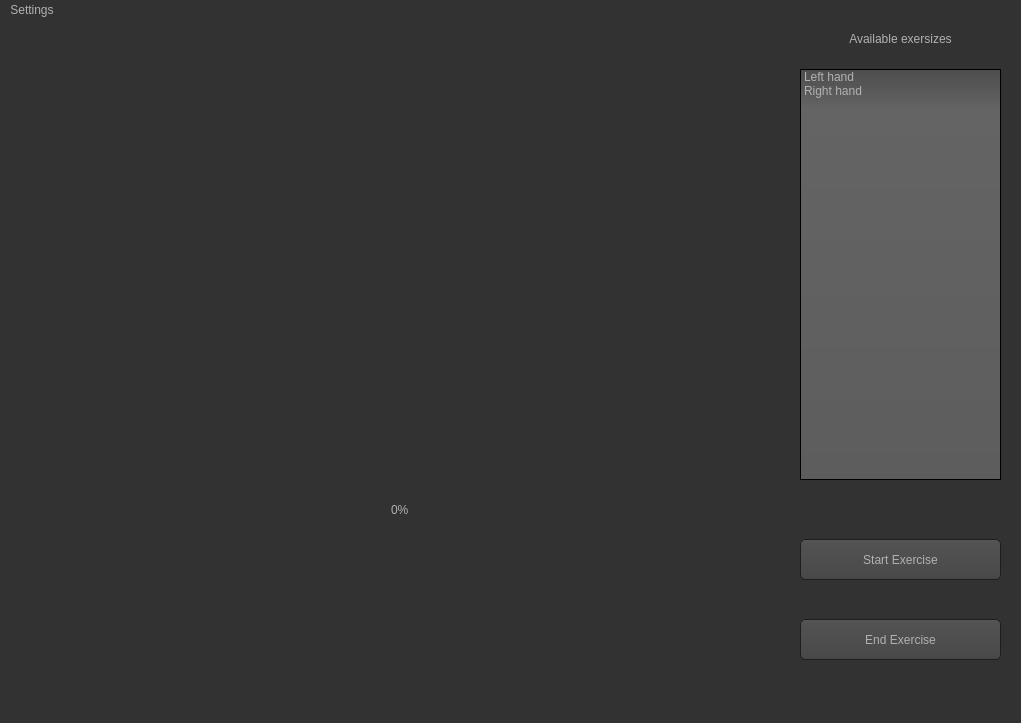
<?xml version="1.0" encoding="UTF-8"?>
<ui version="4.0">
 <class>MainWindow</class>
 <widget class="QMainWindow" name="MainWindow">
  <property name="geometry">
   <rect>
    <x>0</x>
    <y>0</y>
    <width>1021</width>
    <height>723</height>
   </rect>
  </property>
  <property name="windowTitle">
   <string>MainWindow</string>
  </property>
  <property name="styleSheet">
   <string notr="true">QToolTip
{
 border: 1px solid black;
 background-color: #ffa02f;
 padding: 1px;
 border-radius: 3px;
 opacity: 100;
}

QWidget
{
 color: #b1b1b1;
 background-color: #323232;
 font: 12px;
}

QWidget:item:hover
{
 background-color: QLinearGradient( x1: 0, y1: 0, x2: 0, y2: 1, stop: 0 #ffa02f, stop: 1 #ca0619);
 color: #000000;
}

QWidget:item:selected
{
 background-color: QLinearGradient( x1: 0, y1: 0, x2: 0, y2: 1, stop: 0 #ffa02f, stop: 1 #d7801a);
}

QMenuBar::item
{
 background: transparent;
}

QMenuBar::item:selected
{
 background: transparent;
 border: 1px solid #ffaa00;
}

QMenuBar::item:pressed
{
 background: #444;
 border: 1px solid #000;
 background-color: QLinearGradient(
 x1:0, y1:0,
 x2:0, y2:1,
 stop:1 #212121,
 stop:0.4 #343434/*,
 stop:0.2 #343434,
 stop:0.1 #ffaa00*/
 );
 margin-bottom:-1px;
 padding-bottom:1px;
}

QMenu
{
 border: 1px solid #000;
}

QMenu::item
{
 padding: 2px 20px 2px 20px;
}

QMenu::item:selected
{
 color: #000000;
}

QWidget:disabled
{
 color: #404040;
 background-color: #323232;
}

QAbstractItemView
{
 background-color: QLinearGradient( x1: 0, y1: 0, x2: 0, y2: 1, stop: 0 #4d4d4d, stop: 0.1 #646464, stop: 1 #5d5d5d);
}

QWidget:focus
{
 /*border: 2px solid QLinearGradient( x1: 0, y1: 0, x2: 0, y2: 1, stop: 0 #ffa02f, stop: 1 #d7801a);*/
}

QLineEdit
{
 background-color: QLinearGradient( x1: 0, y1: 0, x2: 0, y2: 1, stop: 0 #4d4d4d, stop: 0 #646464, stop: 1 #5d5d5d);
 padding: 1px;
 border-style: solid;
 border: 1px solid #1e1e1e;
 border-radius: 5;
}

QPushButton
{
 color: #b1b1b1;
 background-color: QLinearGradient( x1: 0, y1: 0, x2: 0, y2: 1, stop: 0 #565656, stop: 0.1 #525252, stop: 0.5 #4e4e4e, stop: 0.9 #4a4a4a, stop: 1 #464646);
 border-width: 1px;
 border-color: #1e1e1e;
 border-style: solid;
 border-radius: 5;
 padding: 1px;
 padding-left: 1px;
 padding-right: 1px;
 min-width: 100px; /* Set minimum width */
 min-height: 30px; /* Set minimum height */
}

QPushButton:pressed
{
 background-color: QLinearGradient( x1: 0, y1: 0, x2: 0, y2: 1, stop: 0 #2d2d2d, stop: 0.1 #2b2b2b, stop: 0.5 #292929, stop: 0.9 #282828, stop: 1 #252525);
}

QComboBox
{
 selection-background-color: #ffaa00;
 background-color: QLinearGradient( x1: 0, y1: 0, x2: 0, y2: 1, stop: 0 #565656, stop: 0.1 #525252, stop: 0.5 #4e4e4e, stop: 0.9 #4a4a4a, stop: 1 #464646);
 border-style: solid;
 border: 1px solid #1e1e1e;
 border-radius: 5;
}

QComboBox:hover,QPushButton:hover
{
 border: 2px solid QLinearGradient( x1: 0, y1: 0, x2: 0, y2: 1, stop: 0 #ffa02f, stop: 1 #d7801a);
}


QComboBox:on
{
 padding-top: 3px;
 padding-left: 4px;
 background-color: QLinearGradient( x1: 0, y1: 0, x2: 0, y2: 1, stop: 0 #2d2d2d, stop: 0.1 #2b2b2b, stop: 0.5 #292929, stop: 0.9 #282828, stop: 1 #252525);
 selection-background-color: #ffaa00;
}

QComboBox QAbstractItemView
{
 border: 2px solid darkgray;
 selection-background-color: QLinearGradient( x1: 0, y1: 0, x2: 0, y2: 1, stop: 0 #ffa02f, stop: 1 #d7801a);
}

QComboBox::drop-down
{
 subcontrol-origin: padding;
 subcontrol-position: top right;
 width: 15px;

 border-left-width: 0px;
 border-left-color: darkgray;
 border-left-style: solid; /* just a single line */
 border-top-right-radius: 3px; /* same radius as the QComboBox */
 border-bottom-right-radius: 3px;
 }

QComboBox::down-arrow
{
 image: url(:/down_arrow.png);
}

QGroupBox:focus
{
border: 2px solid QLinearGradient( x1: 0, y1: 0, x2: 0, y2: 1, stop: 0 #ffa02f, stop: 1 #d7801a);
}

QTextEdit:focus
{
 border: 2px solid QLinearGradient( x1: 0, y1: 0, x2: 0, y2: 1, stop: 0 #ffa02f, stop: 1 #d7801a);
}

QScrollBar:horizontal {
 border: 1px solid #222222;
 background: QLinearGradient( x1: 0, y1: 0, x2: 0, y2: 1, stop: 0.0 #121212, stop: 0.2 #282828, stop: 1 #484848);
 height: 7px;
 margin: 0px 16px 0 16px;
}

QScrollBar::handle:horizontal
{
 background: QLinearGradient( x1: 0, y1: 0, x2: 1, y2: 0, stop: 0 #ffa02f, stop: 0.5 #d7801a, stop: 1 #ffa02f);
 min-height: 20px;
 border-radius: 2px;
}

QScrollBar::add-line:horizontal {
 border: 1px solid #1b1b19;
 border-radius: 2px;
 background: QLinearGradient( x1: 0, y1: 0, x2: 1, y2: 0, stop: 0 #ffa02f, stop: 1 #d7801a);
 width: 14px;
 subcontrol-position: right;
 subcontrol-origin: margin;
}

QScrollBar::sub-line:horizontal {
 border: 1px solid #1b1b19;
 border-radius: 2px;
 background: QLinearGradient( x1: 0, y1: 0, x2: 1, y2: 0, stop: 0 #ffa02f, stop: 1 #d7801a);
 width: 14px;
 subcontrol-position: left;
 subcontrol-origin: margin;
}

QScrollBar::right-arrow:horizontal, QScrollBar::left-arrow:horizontal
{
 border: 1px solid black;
 width: 1px;
 height: 1px;
 background: white;
}

QScrollBar::add-page:horizontal, QScrollBar::sub-page:horizontal
{
 background: none;
}

QScrollBar:vertical
{
 background: QLinearGradient( x1: 0, y1: 0, x2: 1, y2: 0, stop: 0.0 #121212, stop: 0.2 #282828, stop: 1 #484848);
 width: 7px;
 margin: 16px 0 16px 0;
 border: 1px solid #222222;
}

QScrollBar::handle:vertical
{
 background: QLinearGradient( x1: 0, y1: 0, x2: 0, y2: 1, stop: 0 #ffa02f, stop: 0.5 #d7801a, stop: 1 #ffa02f);
 min-height: 20px;
 border-radius: 2px;
}

QScrollBar::add-line:vertical
{
 border: 1px solid #1b1b19;
 border-radius: 2px;
 background: QLinearGradient( x1: 0, y1: 0, x2: 0, y2: 1, stop: 0 #ffa02f, stop: 1 #d7801a);
 height: 14px;
 subcontrol-position: bottom;
 subcontrol-origin: margin;
}

QScrollBar::sub-line:vertical
{
 border: 1px solid #1b1b19;
 border-radius: 2px;
 background: QLinearGradient( x1: 0, y1: 0, x2: 0, y2: 1, stop: 0 #d7801a, stop: 1 #ffa02f);
 height: 14px;
 subcontrol-position: top;
 subcontrol-origin: margin;
}

QScrollBar::up-arrow:vertical, QScrollBar::down-arrow:vertical
{
 border: 1px solid black;
 width: 1px;
 height: 1px;
 background: white;
}


QScrollBar::add-page:vertical, QScrollBar::sub-page:vertical
{
 background: none;
}

QTextEdit
{
 background-color: #242424;
}

QPlainTextEdit
{
 background-color: #242424;
}

QHeaderView::section
{
 background-color: QLinearGradient(x1:0, y1:0, x2:0, y2:1, stop:0 #616161, stop: 0.5 #505050, stop: 0.6 #434343, stop:1 #656565);
 color: white;
 padding-left: 4px;
 border: 1px solid #6c6c6c;
}

QCheckBox:disabled
{
color: #414141;
}

QDockWidget::title
{
 text-align: center;
 spacing: 3px; /* spacing between items in the tool bar */
 background-color: QLinearGradient(x1:0, y1:0, x2:0, y2:1, stop:0 #323232, stop: 0.5 #242424, stop:1 #323232);
}

QDockWidget::close-button, QDockWidget::float-button
{
 text-align: center;
 spacing: 1px; /* spacing between items in the tool bar */
 background-color: QLinearGradient(x1:0, y1:0, x2:0, y2:1, stop:0 #323232, stop: 0.5 #242424, stop:1 #323232);
}

QDockWidget::close-button:hover, QDockWidget::float-button:hover
{
 background: #242424;
}

QDockWidget::close-button:pressed, QDockWidget::float-button:pressed
{
 padding: 1px -1px -1px 1px;
}

QMainWindow::separator
{
 background-color: QLinearGradient(x1:0, y1:0, x2:0, y2:1, stop:0 #161616, stop: 0.5 #151515, stop: 0.6 #212121, stop:1 #343434);
 color: white;
 padding-left: 4px;
 border: 1px solid #4c4c4c;
 spacing: 3px; /* spacing between items in the tool bar */
}

QMainWindow::separator:hover
{

 background-color: QLinearGradient(x1:0, y1:0, x2:0, y2:1, stop:0 #d7801a, stop:0.5 #b56c17 stop:1 #ffa02f);
 color: white;
 padding-left: 4px;
 border: 1px solid #6c6c6c;
 spacing: 3px; /* spacing between items in the tool bar */
}

QToolBar::handle
{
 spacing: 3px; /* spacing between items in the tool bar */
 background: url(:/images/handle.png);
}

QMenu::separator
{
 height: 2px;
 background-color: QLinearGradient(x1:0, y1:0, x2:0, y2:1, stop:0 #161616, stop: 0.5 #151515, stop: 0.6 #212121, stop:1 #343434);
 color: white;
 padding-left: 4px;
 margin-left: 10px;
 margin-right: 5px;
}

QProgressBar
{
 border: 5px solid #323232;
 text-align: center;
}

QProgressBar::chunk
{
 background-color: #d7801a;
 width: 2px;
 margin: 0.5px;
}

QTabBar::tab {
 color: #b1b1b1;
 border: 1px solid #444;
 border-bottom-style: none;
 background-color: #323232;
 padding-left: 10px;
 padding-right: 10px;
 padding-top: 3px;
 padding-bottom: 2px;
 margin-right: -1px;
}

QTabWidget::pane {
 border: 1px solid #444;
 top: 1px;
}

QTabBar::tab:last
{
 margin-right: 0; /* the last selected tab has nothing to overlap with on the right */
 border-top-right-radius: 3px;
}

QTabBar::tab:first:!selected
{
 margin-left: 0px; /* the last selected tab has nothing to overlap with on the right */


 border-top-left-radius: 3px;
}

QTabBar::tab:!selected
{
 color: #b1b1b1;
 border-bottom-style: solid;
 margin-top: 3px;
 background-color: QLinearGradient(x1:0, y1:0, x2:0, y2:1, stop:1 #212121, stop:.4 #343434);
}

QTabBar::tab:selected
{
 border-top-left-radius: 3px;
 border-top-right-radius: 3px;
 margin-bottom: 0px;
}

QTabBar::tab:!selected:hover
{
 /*border-top: 2px solid #ffaa00;
 padding-bottom: 3px;*/
 border-top-left-radius: 3px;
 border-top-right-radius: 3px;
 background-color: QLinearGradient(x1:0, y1:0, x2:0, y2:1, stop:1 #212121, stop:0.4 #343434, stop:0.2 #343434, stop:0.1 #ffaa00);
}

QRadioButton::indicator:checked, QRadioButton::indicator:unchecked{
 color: #b1b1b1;
 background-color: #323232;
 border: 1px solid #b1b1b1;
 border-radius: 6px;
}

QRadioButton::indicator:checked
{
 background-color: qradialgradient(
 cx: 0.5, cy: 0.5,
 fx: 0.5, fy: 0.5,
 radius: 1.0,
 stop: 0.25 #ffaa00,
 stop: 0.3 #323232
 );
}

QCheckBox::indicator{
 color: #b1b1b1;
 background-color: #323232;
 border: 1px solid #b1b1b1;
 width: 9px;
 height: 9px;
}

QRadioButton::indicator
{
 border-radius: 6px;
}

QRadioButton::indicator:hover, QCheckBox::indicator:hover
{
 border: 1px solid #ffaa00;
}

QCheckBox::indicator:checked
{
 image:url(:/images/checkbox.png);
}

QCheckBox::indicator:disabled, QRadioButton::indicator:disabled
{
 border: 1px solid #444;
}</string>
  </property>
  <widget class="QWidget" name="centralwidget">
   <widget class="QWidget" name="cameraWidget" native="true">
    <property name="geometry">
     <rect>
      <x>20</x>
      <y>10</y>
      <width>761</width>
      <height>451</height>
     </rect>
    </property>
   </widget>
   <widget class="QPushButton" name="startBtn">
    <property name="geometry">
     <rect>
      <x>800</x>
      <y>520</y>
      <width>201</width>
      <height>41</height>
     </rect>
    </property>
    <property name="styleSheet">
     <string notr="true"/>
    </property>
    <property name="text">
     <string>Start Exercise</string>
    </property>
    <property name="checkable">
     <bool>true</bool>
    </property>
   </widget>
   <widget class="QPushButton" name="endBtn">
    <property name="geometry">
     <rect>
      <x>800</x>
      <y>600</y>
      <width>201</width>
      <height>41</height>
     </rect>
    </property>
    <property name="styleSheet">
     <string notr="true"/>
    </property>
    <property name="text">
     <string>End Exercise</string>
    </property>
    <property name="checkable">
     <bool>true</bool>
    </property>
   </widget>
   <widget class="QProgressBar" name="progressBar">
    <property name="geometry">
     <rect>
      <x>20</x>
      <y>480</y>
      <width>761</width>
      <height>23</height>
     </rect>
    </property>
    <property name="styleSheet">
     <string notr="true"/>
    </property>
    <property name="value">
     <number>0</number>
    </property>
   </widget>
   <widget class="QWidget" name="horizontalLayoutWidget">
    <property name="geometry">
     <rect>
      <x>20</x>
      <y>570</y>
      <width>761</width>
      <height>71</height>
     </rect>
    </property>
    <layout class="QHBoxLayout" name="horizontalLayout"/>
   </widget>
   <widget class="QListWidget" name="listWidget">
    <property name="geometry">
     <rect>
      <x>800</x>
      <y>50</y>
      <width>201</width>
      <height>411</height>
     </rect>
    </property>
    <property name="styleSheet">
     <string notr="true"/>
    </property>
    <item>
     <property name="text">
      <string>Left hand</string>
     </property>
    </item>
    <item>
     <property name="text">
      <string>Right hand</string>
     </property>
    </item>
   </widget>
   <widget class="QLabel" name="label">
    <property name="geometry">
     <rect>
      <x>800</x>
      <y>10</y>
      <width>201</width>
      <height>20</height>
     </rect>
    </property>
    <property name="styleSheet">
     <string notr="true"/>
    </property>
    <property name="text">
     <string>Available exersizes</string>
    </property>
    <property name="scaledContents">
     <bool>false</bool>
    </property>
    <property name="alignment">
     <set>Qt::AlignCenter</set>
    </property>
   </widget>
   <widget class="QWidget" name="horizontalLayoutWidget_2">
    <property name="geometry">
     <rect>
      <x>20</x>
      <y>520</y>
      <width>761</width>
      <height>41</height>
     </rect>
    </property>
    <layout class="QHBoxLayout" name="labelsHorizontalLayout"/>
   </widget>
  </widget>
  <widget class="QMenuBar" name="menubar">
   <property name="geometry">
    <rect>
     <x>0</x>
     <y>0</y>
     <width>1021</width>
     <height>20</height>
    </rect>
   </property>
   <widget class="QMenu" name="menuSettings">
    <property name="title">
     <string>Settings</string>
    </property>
    <addaction name="actionSkeleton_view"/>
    <addaction name="separator"/>
    <addaction name="actionAbout_application"/>
    <addaction name="actionAbout_authors"/>
    <addaction name="actionExit"/>
   </widget>
   <addaction name="menuSettings"/>
  </widget>
  <widget class="QStatusBar" name="statusbar"/>
  <action name="actionSkeleton_view">
   <property name="checkable">
    <bool>true</bool>
   </property>
   <property name="checked">
    <bool>false</bool>
   </property>
   <property name="text">
    <string>Skeleton view</string>
   </property>
  </action>
  <action name="actionAbout_application">
   <property name="text">
    <string>About application</string>
   </property>
   <property name="shortcut">
    <string>Ctrl+A</string>
   </property>
  </action>
  <action name="actionAbout_authors">
   <property name="text">
    <string>About authors</string>
   </property>
   <property name="shortcut">
    <string>Ctrl+B</string>
   </property>
  </action>
  <action name="actionExit">
   <property name="text">
    <string>Exit</string>
   </property>
  </action>
 </widget>
 <resources/>
 <connections/>
</ui>
